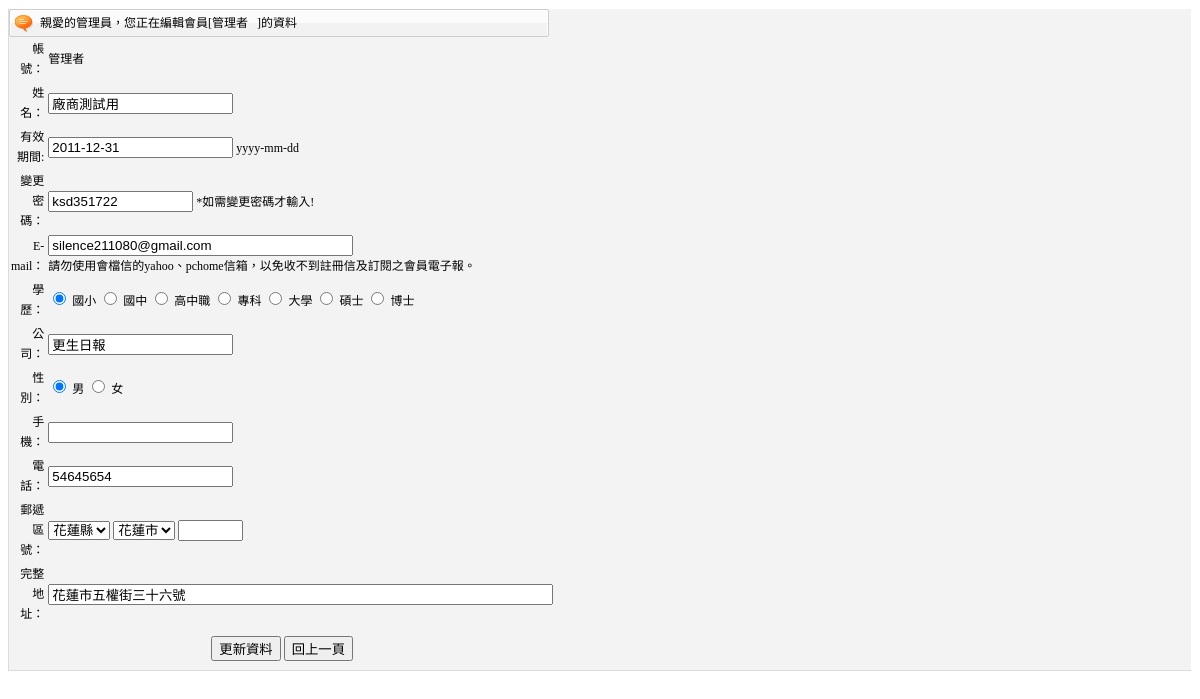
The page /admin_manage/admin_userUpdate.php?id=0000000001 (signed in) on the database its author committed.
### tables this page shows
CREATE TABLE `users` (
  `user_id` bigint(10) unsigned zerofill NOT NULL auto_increment,
  `user` varchar(30) NOT NULL,
  `pass` varbinary(50) NOT NULL,
  `level` varchar(10) NOT NULL default 'member',
  `level_group` varchar(30) default NULL,
  `join_date` date NOT NULL default '0000-00-00',
  `v_id` varchar(30) default NULL,
  `join_time` timestamp NULL default CURRENT_TIMESTAMP,
  `verify` int(10) NOT NULL default '0',
  PRIMARY KEY  (`user_id`)
);

CREATE TABLE `user_info` (
  `user_id` bigint(10) unsigned zerofill NOT NULL auto_increment,
  `name` varchar(100) NOT NULL,
  `tel` varchar(30) NOT NULL,
  `mobile` varchar(30) NOT NULL,
  `company` varchar(100) default NULL,
  `email` varchar(50) NOT NULL,
  `edu` varchar(30) NOT NULL,
  `sex` varchar(5) NOT NULL,
  `note` text,
  `expire` date NOT NULL default '0000-00-00',
  `times` int(10) NOT NULL default '0',
  `addr` varchar(150) NOT NULL,
  `cuszip` varchar(20) NOT NULL,
  `cityarea` varchar(20) NOT NULL,
  `Area` varchar(20) NOT NULL,
  PRIMARY KEY  (`user_id`)
);

### admin_manage/admin_userUpdate.php (the view, shortened to what this page needs)
<?php require_once('../Connections/ksnews3.php'); ?>
<?php
if (!function_exists("GetSQLValueString")) {
function GetSQLValueString($theValue, $theType, $theDefinedValue = "", $theNotDefinedValue = "")
{
  $theValue = function_exists("mysql_real_escape_string") ? mysql_real_escape_string($theValue) : mysql_escape_string($theValue);
  switch ($theType) {
    case "long":
    case "int":
      $theValue = ($theValue != "") ? intval($theValue) : "NULL";
      break;
  }
  return $theValue;
}
}
$editFormAction = $_SERVER['PHP_SELF'];
if (isset($_SERVER['QUERY_STRING'])) {
  $editFormAction .= "?" . htmlentities($_SERVER['QUERY_STRING']);
}
$colname_member = "-1";
if (isset($_GET['id'])) {
  $colname_member = $_GET['id'];
}
$query_member = sprintf("SELECT * FROM users LEFT JOIN user_info ON user_info.user_id = users.user_id
 WHERE users.user_id = %s", GetSQLValueString($colname_member, "int"));
$member = mysql_query($query_member, $ksnews3) or die(mysql_error());
$row_member = mysql_fetch_assoc($member);
?>
<!DOCTYPE html PUBLIC "-//W3C//DTD XHTML 1.0 Transitional//EN" "http://www.w3.org/TR/xhtml1/DTD/xhtml1-transitional.dtd">
<html xmlns="http://www.w3.org/1999/xhtml">
<head>
<link href="../css/admin_style.css" rel="stylesheet" type="text/css" />
</head>
<body>
<div id="main">
<div id="admin_main2">
  <form id="form3" name="form3" method="POST" action="<?php echo $editFormAction; ?>" class="cx_admin_table">
    <table width="540" border="0" cellspacing="0" cellpadding="0" background="../images/back11_2.gif">
      <tr>
        <td width="25" align="left"><img src="../images/board03.gif" /></td>
        <td width="505" align="left" background="../images/board04.gif">&nbsp; <span class="font_black">親愛的管理員，您正在編輯會員[<?php echo $row_member['user']; ?></span><span class="font_red">&nbsp; &nbsp;</span><span class="font_black">]的資料</span></td>
        <td width="10" align="right"><img src="../images/board05.gif" width="10" height="28" /></td>
      </tr>
    </table>
    <table width="540" border="0" cellspacing="0" cellpadding="2">
      <tr>
        <td height="30" align="right" class="board_add">帳號：</td>
        <td align="left" class="board_add"><label>
	 <?php if($_SESSION['group']=='admin' && $_SESSION['level']=='1'){ ?>
          <input name="username" type="text" id="username" value="<?php echo $row_member['user']; ?>" />
	            <input name="olduser" type="hidden" id="olduser" value="<?php echo $row_member['user']; ?>" />
        </label><?php }else{ echo $row_member['user']; ?>
	  <?php } ?>
        </label></td>
      </tr>
      <tr>
        <td width="81" height="30" align="right" class="board_add">姓名：</td>
        <td width="451" align="left" class="board_add"><label>
          <input name="uname" type="text" id="uname" value="<?php echo $row_member['name']; ?>" />
        </label></td>
      </tr>
      <tr>
        <td height="30" align="right" class="board_add">有效期間:</td>
        <td align="left" class="board_add"><label for="expire"></label>
          <input name="expire" type="text" id="expire" value="<?php echo $row_member['expire']; ?>" />
        yyyy-mm-dd</td>
      </tr>
      <tr>
        <td height="30" align="right" class="board_add">變更密碼：</td>
        <td align="left" class="board_add"><label>
          <input name="passwordNew" type="text" id="passwordNew" size="15" value="<?php echo $row_member['pass']; ?>" />
        </label><span class="font_red">*如需變更密碼才輸入!
        </span></td>
      </tr>
      <tr>
        <td height="30" align="right" class="board_add">E-mail：</td>
        <td align="left" class="board_add"><label>
          <input name="email" type="text" id="email" value="<?php echo $row_member['email']; ?>" size="35" />
        </label><br />
        <span class="font_black">請勿使用會檔信的yahoo、pchome信箱，以免收不到註冊信及訂閱之會員電子報。</span></td>
      </tr>
      <tr>
        <td height="30" align="right" class="board_add">學歷：</td>
        <td align="left" class="board_add"><label>
          <input <?php if (!(strcmp($row_member['edu'],"國小"))) {echo "checked=\"checked\"";} ?> name="edu" type="radio" id="edu_0" value="國小" checked="checked" />
          國小</label>
          <label>
            <input <?php if (!(strcmp($row_member['edu'],"國中"))) {echo "checked=\"checked\"";} ?> type="radio" name="edu" value="國中" id="edu_1" />
            國中</label>
          <label>
            <input <?php if (!(strcmp($row_member['edu'],"高中職"))) {echo "checked=\"checked\"";} ?> type="radio" name="edu" value="高中職" id="edu_2" />
            高中職</label>
          <label>
            <input <?php if (!(strcmp($row_member['edu'],"專科"))) {echo "checked=\"checked\"";} ?> type="radio" name="edu" value="專科" id="edu_3" />
            專科</label>
          <label>
            <input <?php if (!(strcmp($row_member['edu'],"大學"))) {echo "checked=\"checked\"";} ?> type="radio" name="edu" value="大學" id="edu_4" />
            大學</label>
          <label>
            <input <?php if (!(strcmp($row_member['edu'],"碩士"))) {echo "checked=\"checked\"";} ?> type="radio" name="edu" value="碩士" id="edu_5" />
            碩士</label>
          <label>
            <input <?php if (!(strcmp($row_member['edu'],"博士"))) {echo "checked=\"checked\"";} ?> type="radio" name="edu" value="博士" id="edu_6" />
        博士</label></td>
      </tr>
      <tr>
        <td height="30" align="right" class="board_add">公司：</td>
        <td align="left" class="board_add"><input name="company" type="text" id="company" value="<?php echo $row_member['company']; ?>" /></td>
      </tr>
      <tr>
        <td height="30" align="right" class="board_add">性別：</td>
        <td align="left" class="board_add"><label>
          <input <?php if (!(strcmp($row_member['sex'],"man"))) {echo "checked=\"checked\"";} ?> name="sex" type="radio" id="radio" value="man" checked="checked" />
          男</label>
          <label><input <?php if (!(strcmp($row_member['sex'],"woman"))) {echo "checked=\"checked\"";} ?> type="radio" name="sex" id="radio2" value="woman" />
        女&nbsp; &nbsp; &nbsp; &nbsp; &nbsp; &nbsp; &nbsp; &nbsp;</label></td>
      </tr>
      <tr>
        <td height="30" align="right" class="board_add">手機：</td>
        <td align="left" class="board_add"><input name="mobile" type="text" id="mobile" value="<?php echo $row_member['mobile']; ?>" /></td>
      </tr>
      <tr>
        <td height="30" align="right" class="board_add">電話：</td>
        <td align="left" class="board_add"><label>
          <input name="phone" type="text" id="phone" value="<?php echo $row_member['tel']; ?>" />
        </label></td>
      </tr>
      <tr>
        <td height="30" align="right" class="board_add">郵遞區號：</td>
        <td align="left" class="board_add">
          <select name="Area" title="<?php echo $row_member['Area']; ?>" onChange="citychange(this.form)">
              <option value="花蓮縣" selected="selected">花蓮縣</option>
          </select>
          <select onChange="areachange(this.form)" name="cityarea">
             <option value="花蓮市" selected="selected">花蓮市</option>
	      </select>
          <input name="cuszip" value="<?php echo $row_member['cuszip']; ?>" size="5" maxlength="5" readonly="readOnly" />
        </td>
      </tr>
      <tr>
        <td height="30" align="right" class="board_add">完整地址：</td>
        <td align="left" class="board_add"><span class="bs">
          <input name="cusadr" type="text" id="cusadr" value="<?php echo $row_member['addr']; ?>" size="60" />
        </span></td>
      </tr>
      <tr>
        <td height="40" colspan="2" align="center"><label>
          <input type="submit" name="button" id="button" value="更新資料" /> </label>
          <input type="button" name="submit" value="回上一頁" onClick=window.history.back();>
       </td>
      </tr>
    </table>
  </form>
</div>
</div>
</body>
</html>

### css/admin_style.css (style rules this page uses)
.cx_admin_table { background-color: #f3f3f3; border-top-width: 1px; border-bottom-width: 1px; border-top-style: solid; border-bottom-style: solid; border-top-color: #ffffff; border-bottom-color: #dcdcdc; border-right-width: 1px; border-left-width: 1px; border-right-style: solid; border-left-style: solid; border-right-color: #ffffff; border-left-color: #dcdcdc; color: #000; font-size: 12px; line-height: 20px; font-family:"Microsoft JhengHei","微軟正黑體","PMingLiu","新細明體"; }

### rows shown on the page
users: user "管理者", uname "廠商測試用", expire "2011-12-31", passwordNew "ksd351722", email "silence211080@gmail.com", company "更生日報", phone "54645654", Area "花蓮縣", cusadr "花蓮市五權街三十六號"
user_info: edu "☑ 國小", edu "☐ 國中", edu "☐ 高中職", edu "☐ 專科", edu "☐ 大學", edu "☐ 碩士", edu "☐ 博士", sex "☑ 男", sex "☐ 女"
